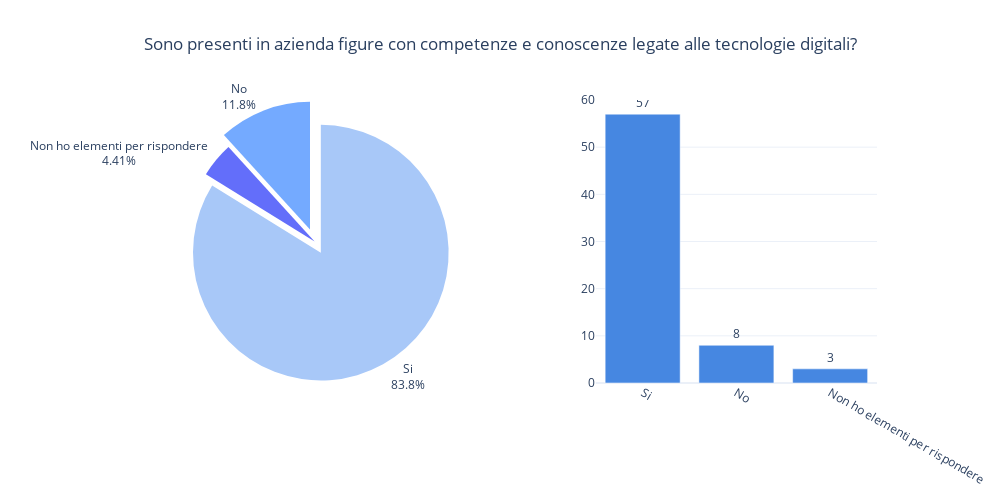

The code cell stored with this chart in its notebook:
### Code cell
def plot_competencies(df):
    # Conta la presenza di competenze digitali
    competency_counts = df['presenza_competenze'].value_counts()

    # Crea un subplot con 1 riga e 2 colonne (grafico a torta e grafico a barre)
    fig = make_subplots(
        rows=1, cols=2, 
        specs=[[{'type': 'pie'}, {'type': 'bar'}]],
        column_widths=[0.45, 0.45],  # Imposta la larghezza delle colonne (lascia un po' di spazio tra di esse)
        horizontal_spacing=0.2  # Distanza orizzontale tra i grafici
    )

    # Aggiungi il grafico a torta
    fig.add_trace(
        go.Pie(
            labels=competency_counts.index, 
            values=competency_counts.values,
            marker=dict(
                colors=['#a8c8f8', '#74aaff']  # Colori per la torta (es. sfumature di blu)
            ),
            textinfo='percent+label',  # Mostra percentuale e etichetta
            textposition='outside',  # Posiziona il testo fuori dalla torta
            pull=[0.1, 0.1],
            showlegend=False
        ),
        row=1, col=1
    )

    # Aggiungi il grafico a barre
    fig.add_trace(
        go.Bar(
            x=competency_counts.index, 
            y=competency_counts.values, 
            marker=dict(color='#4687e1'),  # Colore delle barre
            text=competency_counts.values,  # Mostra il conteggio sopra le barre
            textposition='outside',  # Posiziona il testo fuori dalle barre
            showlegend=False  # Nascondi la legenda per il grafico a barre
        ),
        row=1, col=2
    )

    # Aggiungi titolo e layout
    fig.update_layout(
        title="Sono presenti in azienda figure con competenze e conoscenze legate alle tecnologie digitali?",
        title_x=0.5,  # Centra il titolo orizzontalmente
        height=500, 
        width=1000,  # Imposta la larghezza del grafico
        template='plotly_white'
    )

    # Mostra il grafico
    fig.show()

# Esegui la funzione per visualizzare i grafici
plot_competencies(df)

### Figure 1 — Plotly figure (JSON) as saved in the notebook; plotly's stock layout.template omitted (floating-point values rounded to 4 significant figures)
{"data": [{"domain": {"x": [0, 0.4], "y": [0, 1]}, "labels": ["Si", "No", "Non ho elementi per rispondere"], "marker": {"colors": ["#a8c8f8", "#74aaff"]}, "pull": [0.1, 0.1], "showlegend": false, "textinfo": "percent+label", "textposition": "outside", "type": "pie", "values": [57, 8, 3]}, {"marker": {"color": "#4687e1"}, "showlegend": false, "text": [57, 8, 3], "textposition": "outside", "type": "bar", "x": ["Si", "No", "Non ho elementi per rispondere"], "xaxis": "x", "y": [57, 8, 3], "yaxis": "y"}], "layout": {"height": 500, "title": {"text": "Sono presenti in azienda figure con competenze e conoscenze legate alle tecnologie digitali?", "x": 0.5}, "width": 1000, "xaxis": {"anchor": "y", "domain": [0.6, 1]}, "yaxis": {"anchor": "x", "domain": [0, 1]}}}
